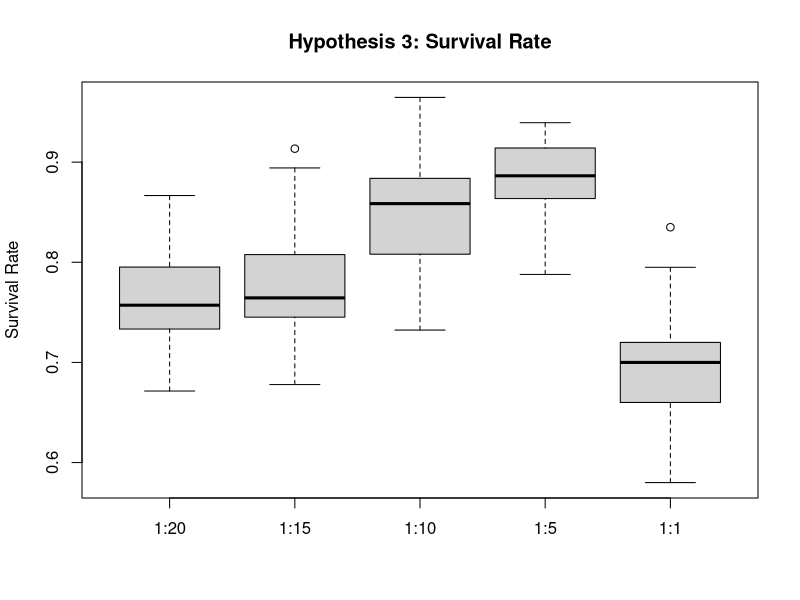
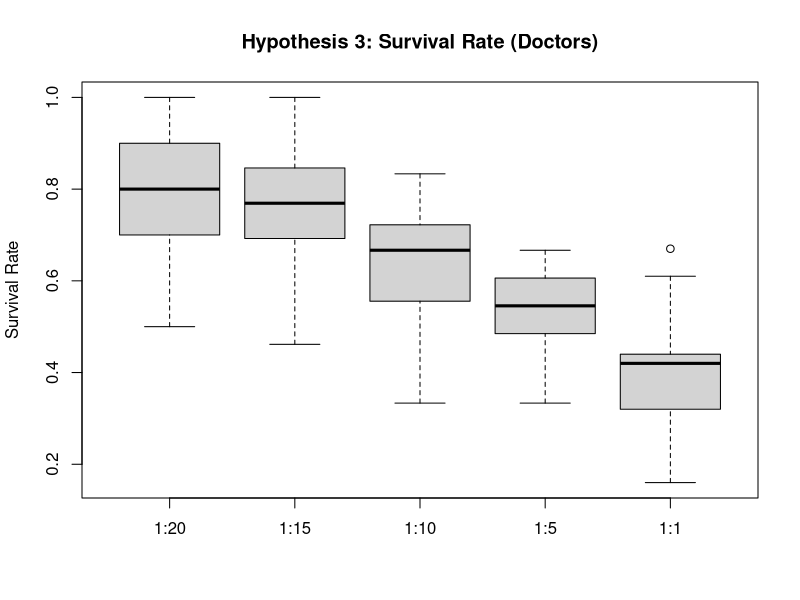
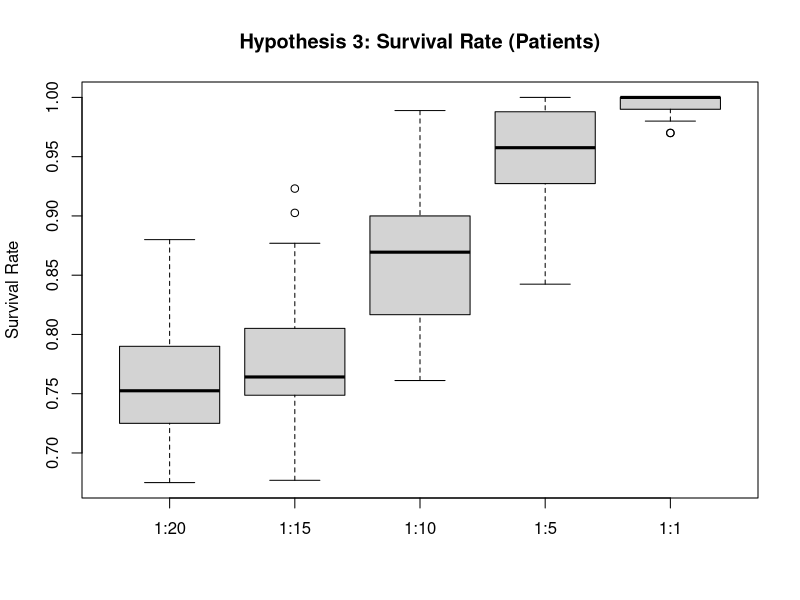
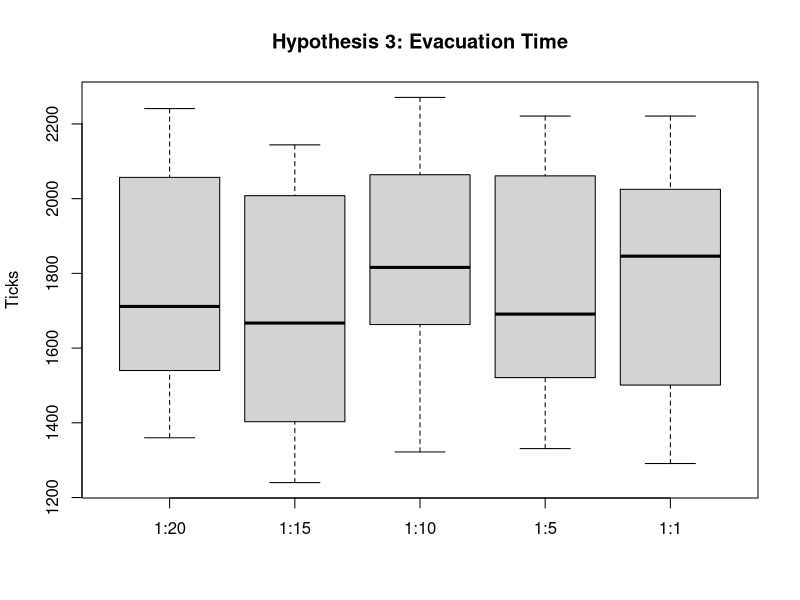
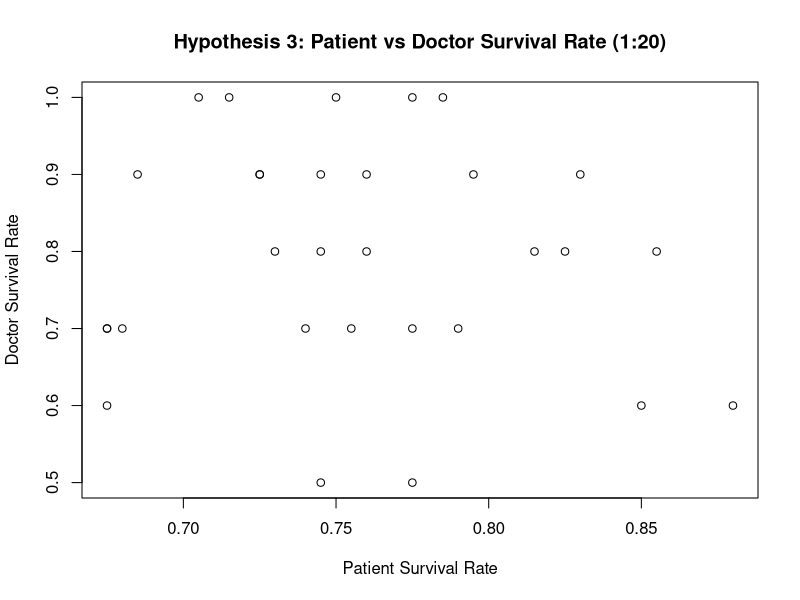

Source code (R) for these figures, in order:
efficiencyFromData <- function(data) {
  odds <- seq(1, nrow(data), 2)
  evens <- seq(2, nrow(data), 2)
  
  time <- data[evens, "tick"]
  efficiency.d <- (data[odds, "doctor_count"] - data[evens, "dead_doctor_count"]) / data[odds, "doctor_count"]
  efficiency.p <- (data[odds, "patient_count"] - data[evens, "dead_patient_count"]) / data[odds, "patient_count"]
  efficiency.t <- (data[odds, "doctor_count"] + data[odds, "patient_count"] - data[evens, "dead_doctor_count"] - data[evens, "dead_patient_count"]) / (data[odds, "doctor_count"] + data[odds, "patient_count"])
  
  efficiency <- data.frame(time, efficiency.d, efficiency.p, efficiency.t)
  return(efficiency)
}

data.20 <- read.table('../output/h3_1_20.txt', header=TRUE, sep=',')
efficiency.20 <- efficiencyFromData(data.20)

data.15 <- read.table('../output/h3_1_15.txt', header=TRUE, sep=',')
efficiency.15 <- efficiencyFromData(data.15)

data.10 <- read.table('../output/h3_1_10.txt', header=TRUE, sep=',')
efficiency.10 <- efficiencyFromData(data.10)

data.5 <- read.table('../output/h3_1_5.txt', header=TRUE, sep=',')
efficiency.5 <- efficiencyFromData(data.5)

data.1 <- read.table('../output/h3_1_1.txt', header=TRUE, sep=',')
efficiency.1 <- efficiencyFromData(data.1)

survival <- c(efficiency.20["efficiency.t"], efficiency.15["efficiency.t"], efficiency.10["efficiency.t"], efficiency.5["efficiency.t"], efficiency.1["efficiency.t"])
names(survival) <- c("1:20", "1:15", "1:10", "1:5", "1:1")
boxplot(survival)
title(main="Hypothesis 3: Survival Rate", ylab="Survival Rate")

survival.d <- c(efficiency.20["efficiency.d"], efficiency.15["efficiency.d"], efficiency.10["efficiency.d"], efficiency.5["efficiency.d"], efficiency.1["efficiency.d"])
names(survival.d) <- c("1:20", "1:15", "1:10", "1:5", "1:1")
boxplot(survival.d)
title(main="Hypothesis 3: Survival Rate (Doctors)", ylab="Survival Rate")

survival.p <- c(efficiency.20["efficiency.p"], efficiency.15["efficiency.p"], efficiency.10["efficiency.p"], efficiency.5["efficiency.p"], efficiency.1["efficiency.p"])
names(survival.p) <- c("1:20", "1:15", "1:10", "1:5", "1:1")
boxplot(survival.p)
title(main="Hypothesis 3: Survival Rate (Patients)", ylab="Survival Rate")

time <- c(efficiency.20["time"], efficiency.15["time"], efficiency.10["time"], efficiency.5["time"], efficiency.1["time"])
names(time) <- c("1:20", "1:15", "1:10", "1:5", "1:1")
boxplot(time)
title(main="Hypothesis 3: Evacuation Time", ylab="Ticks")

plot(efficiency.20$efficiency.p, efficiency.20$efficiency.d, type='p', main="Hypothesis 3: Patient vs Doctor Survival Rate (1:20)", xlab="Patient Survival Rate", ylab="Doctor Survival Rate")
